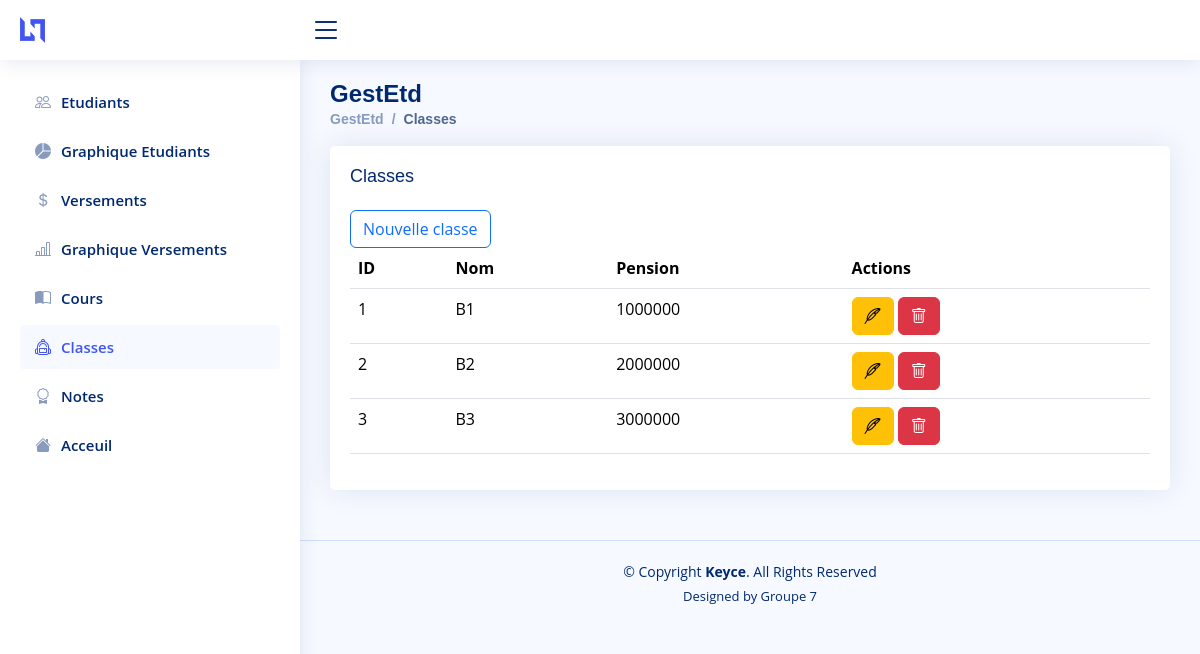
/classes.php, run on the app's committed database.
### tables this page shows
CREATE TABLE IF NOT EXISTS `classes` (
  `id` int NOT NULL AUTO_INCREMENT,
  `nom` varchar(20) NOT NULL,
  `pension` int NOT NULL,
  `create_at` timestamp NOT NULL DEFAULT CURRENT_TIMESTAMP,
  `update_at` timestamp NOT NULL DEFAULT CURRENT_TIMESTAMP ON UPDATE CURRENT_TIMESTAMP,
  PRIMARY KEY (`id`)
);

### classes.php (the view, shortened to what this page needs)
<?php
$database = new Database();
$conn = $database->getConnection();
if ($conn) {
    $sql = "SELECT * FROM classes";
    $stmt = $conn->prepare($sql);
    $stmt->execute();
    $result = $stmt->fetchAll(PDO::FETCH_ASSOC);
} else {
    die("Échec de la connexion à la base de données.");
}
?>
<!DOCTYPE html>
<html lang="en">
<head>
  <link href="assets/vendor/bootstrap/css/bootstrap.min.css" rel="stylesheet">
  <link href="assets/vendor/bootstrap-icons/bootstrap-icons.css" rel="stylesheet">
  <link href="assets/css/style.css" rel="stylesheet">
</head>
<body>
  <header id="header" class="header fixed-top d-flex align-items-center">
    <div class="d-flex align-items-center justify-content-between">
      <a href="index.html" class="logo d-flex align-items-center">
        <img src="assets/img/logo.png" alt="">
      </a>
      <i class="bi bi-list toggle-sidebar-btn"></i>
    </div>
  </header>
  <aside id="sidebar" class="sidebar">
    <ul class="sidebar-nav" id="sidebar-nav">
      <li class="nav-item">
        <a class="nav-link collapsed" href="etd.php">
          <i class="bi bi-people"></i><span>Etudiants</span>
        </a>
      </li>
      <li class="nav-item">
        <a class="nav-link collapsed" href="chartetd.php">
        <i class="bi bi-pie-chart-fill"></i><span>Graphique Etudiants</span>
        </a>
      </li>
      <li class="nav-item">
        <a class="nav-link collapsed" href="vers.php">
          <i class="bi bi-currency-dollar"></i><span>Versements</span>
        </a>
      </li>
      <li class="nav-item">
        <a class="nav-link collapsed" href="chart.php">
        <i class="bi bi-bar-chart-line"></i><span>Graphique Versements</span>
        </a>
      </li>
      <li class="nav-item">
        <a class="nav-link collapsed" href="cours.php">
        <i class="bi bi-book-half"></i><span>Cours</span>
        </a>
      </li>
      <li class="nav-item">
        <a class="nav-link " href="classes.php">
        <i class="bi bi-backpack2"></i><span>Classes</span>
        </a>
      </li>
      <li class="nav-item">
        <a class="nav-link collapsed" href="selectcls.php">
        <i class="bi bi-award"></i><span>Notes</span>
        </a>
      </li>
      <li class="nav-item">
        <a class="nav-link collapsed" href="logout.php">
          <i class="bi bi-house-fill"></i>
          <span>Acceuil</span>
        </a>
      </li>
    </ul>
  </aside>
  <main id="main" class="main">
    <div class="pagetitle">
      <h1>GestEtd</h1>
      <nav>
        <ol class="breadcrumb">
          <li class="breadcrumb-item"><a href="etd.php">GestEtd</a></li>
          <li class="breadcrumb-item active">Classes</li>
        </ol>
      </nav>
    </div>
    <section class="section">
      <div class="row">
        <div class="col-lg-12">
          <div class="card">
            <div class="card-body">
              <h5 class="card-title">Classes</h5>
              <button onclick="window.location.href='classesform.php';" type="button" class="btn btn-outline-primary">Nouvelle classe</button>
              <table class="table datatable">
                <thead>
                  <tr>
                    <th>ID</th>
                    <th>Nom</th>
                    <th>Pension</th>
                    <th>Actions</th>
                  </tr>
                </thead>
                <tbody>
                  <?php foreach ($result as $etudiants): ?>
                    <tr>
                      <td><?= htmlspecialchars($etudiants['id'] ?? '') ?></td>
                      <td><?= htmlspecialchars($etudiants['nom'] ?? 'Inconnu') ?></td>
                      <td><?= htmlspecialchars($etudiants['pension'] ?? 'Inconnu') ?></td>
                      <td>
                          <a href="modifclasses.php?id=<?= urlencode($etudiants['id']) ?>" class="btn btn-warning"><i class="bi bi-feather"></i></a>
                          <a href="supprimerclasses.php?id=<?= urlencode($etudiants['id']) ?>" class="btn btn-danger" onclick="return confirm('Êtes-vous sûr de vouloir supprimer ce classes ?')"><i class="bi bi-trash"></i></a>
                      </td>
                    </tr>
                  <?php endforeach; ?>
                </tbody>
              </table>
            </div>
          </div>
        </div>
      </div>
    </section>
  </main>
  <footer id="footer" class="footer">
    <div class="copyright">
      &copy; Copyright <strong><span>Keyce</span></strong>. All Rights Reserved
    </div>
    <div class="credits">
      Designed by Groupe 7
    </div>
  </footer>
</body>
</html>

### assets/css/style.css (style rules this page uses)
:root { scroll-behavior: smooth; }
body { font-family: "Open Sans", sans-serif; background: #f6f9ff; color: #444444; }
a { color: #4154f1; text-decoration: none; }
h1, h2, h3, h4, h5, h6 { font-family: "Nunito", sans-serif; }
#main { margin-top: 60px; padding: 20px 30px; transition: all 0.3s; }
.pagetitle { margin-bottom: 10px; }
.pagetitle h1 { font-size: 24px; margin-bottom: 0; font-weight: 600; color: #012970; }
.card { margin-bottom: 30px; border: none; border-radius: 5px; box-shadow: 0px 0 30px rgba(1, 41, 112, 0.1); }
.card-title { padding: 20px 0 15px 0; font-size: 18px; font-weight: 500; color: #012970; font-family: "Poppins", sans-serif; }
.card-body { padding: 0 20px 20px 20px; }
.breadcrumb { font-size: 14px; font-family: "Nunito", sans-serif; color: #899bbd; font-weight: 600; }
.breadcrumb a { color: #899bbd; transition: 0.3s; }
.breadcrumb .breadcrumb-item::before { color: #899bbd; }
.breadcrumb .active { color: #51678f; font-weight: 600; }
.logo { line-height: 1; }
@media (min-width: 1200px) { .logo { width: 280px; } }
.logo img { max-height: 26px; margin-right: 6px; }
.header { transition: all 0.5s; z-index: 997; height: 60px; box-shadow: 0px 2px 20px rgba(1, 41, 112, 0.1); background-color: #fff; padding-left: 20px; }
.header .toggle-sidebar-btn { font-size: 32px; padding-left: 10px; cursor: pointer; color: #012970; }
.sidebar { position: fixed; top: 60px; left: 0; bottom: 0; width: 300px; z-index: 996; transition: all 0.3s; padding: 20px; overflow-y: auto; scrollbar-width: thin; scrollbar-color: #aab7cf transparent; box-shadow: 0px 0px 20px rgba(1, 41, 112, 0.1); background-color: #fff; }
@media (min-width: 1200px) { #main, #footer { margin-left: 300px; } }
.sidebar-nav { padding: 0; margin: 0; list-style: none; }
.sidebar-nav li { padding: 0; margin: 0; list-style: none; }
.sidebar-nav .nav-item { margin-bottom: 5px; }
.sidebar-nav .nav-link { display: flex; align-items: center; font-size: 15px; font-weight: 600; color: #4154f1; transition: 0.3; background: #f6f9ff; padding: 10px 15px; border-radius: 4px; }
.sidebar-nav .nav-link i { font-size: 16px; margin-right: 10px; color: #4154f1; }
.sidebar-nav .nav-link.collapsed { color: #012970; background: #fff; }
.sidebar-nav .nav-link.collapsed i { color: #899bbd; }
.footer { padding: 20px 0; font-size: 14px; transition: all 0.3s; border-top: 1px solid #cddfff; }
.footer .copyright { text-align: center; color: #012970; }
.footer .credits { padding-top: 5px; text-align: center; font-size: 13px; color: #012970; }

### data on the page
classes: id "1", nom "B1", pension "1000000"
classes: id "2", nom "B2", pension "2000000"
classes: id "3", nom "B3", pension "3000000"
